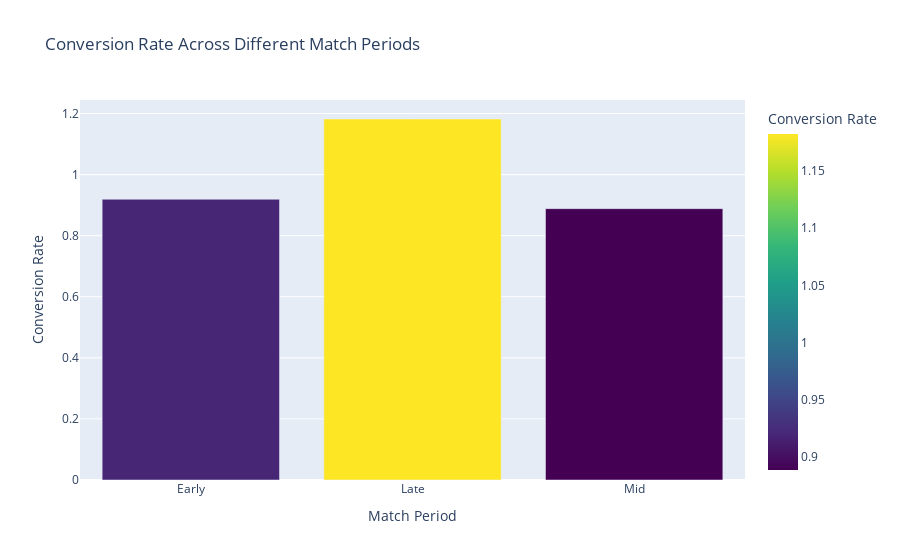

This figure's notebook cell:
### Markdown cell above
**7. How does Salah's goal-scoring rate change over different match periods?**

### Code cell
import plotly.express as px

# Categorize shots into match periods
shots_data['period'] = shots_data['minute'].apply(lambda x: 'Early' if x <= 30 else ('Mid' if x <= 60 else 'Late'))

# Aggregate conversion rates
period_conversion = shots_data.groupby('period').agg({'xG': 'sum', 'result': lambda x: sum(x == 'Goal')})
period_conversion['conversion_rate'] = period_conversion['result'] / period_conversion['xG']

# Create bar chart using Plotly with a different color scale
fig = px.bar(period_conversion, x=period_conversion.index, y='conversion_rate',
             labels={'conversion_rate': 'Conversion Rate', 'period': 'Match Period'},
             title="Conversion Rate Across Different Match Periods",
             color='conversion_rate', color_continuous_scale='Viridis')  # Changed to 'Viridis' color scale

# Show the plot
fig.show()

### Figure 1 — Plotly figure (JSON) as saved in the notebook; plotly's stock layout.template omitted (floating-point values rounded to 4 significant figures)
{"data": [{"hovertemplate": "Match Period=%{x}<br>Conversion Rate=%{marker.color}<extra></extra>", "legendgroup": "", "marker": {"color": [0.9193, 1.182, 0.8887], "coloraxis": "coloraxis", "pattern": {"shape": ""}}, "name": "", "orientation": "v", "showlegend": false, "textposition": "auto", "type": "bar", "x": ["Early", "Late", "Mid"], "xaxis": "x", "y": [0.9193, 1.182, 0.8887], "yaxis": "y"}], "layout": {"barmode": "relative", "coloraxis": {"colorbar": {"title": {"text": "Conversion Rate"}}, "colorscale": [[0, "#440154"], [0.1111, "#482878"], [0.2222, "#3e4989"], [0.3333, "#31688e"], [0.4444, "#26828e"], [0.5556, "#1f9e89"], [0.6667, "#35b779"], [0.7778, "#6ece58"], [0.8889, "#b5de2b"], [1, "#fde725"]]}, "legend": {"tracegroupgap": 0}, "title": {"text": "Conversion Rate Across Different Match Periods"}, "xaxis": {"anchor": "y", "domain": [0, 1], "title": {"text": "Match Period"}}, "yaxis": {"anchor": "x", "domain": [0, 1], "title": {"text": "Conversion Rate"}}}}
